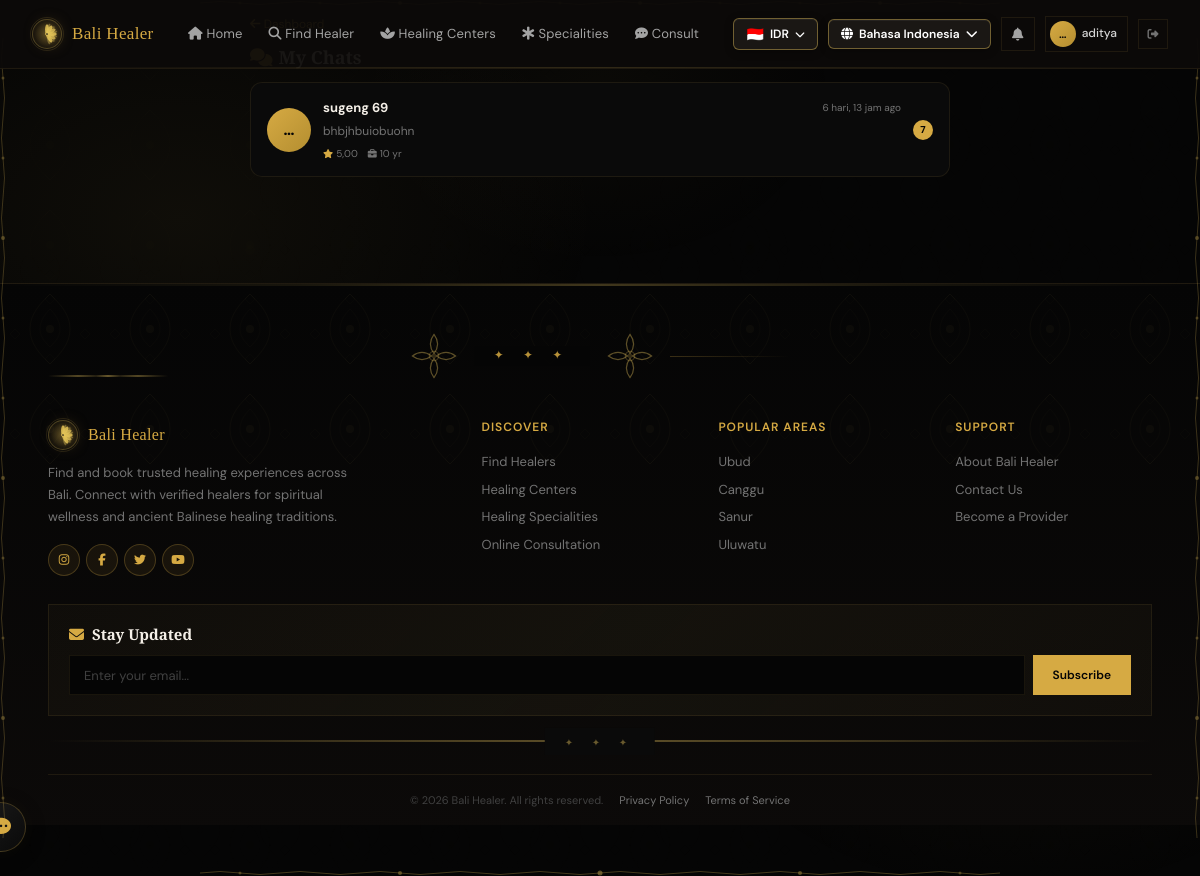
Screenshot of /id/dashboard/customer/chat/ (signed in) with the database file from the repository.
### healers/models.py (models this page shows, shortened)
class ChatRoom(models.Model):
    healer = models.ForeignKey(Healer, on_delete=models.CASCADE, related_name='chat_rooms')
    customer = models.ForeignKey(User, on_delete=models.CASCADE, related_name='chat_rooms')
    created_at = models.DateTimeField(auto_now_add=True)
    updated_at = models.DateTimeField(auto_now=True)
    objects = ChatRoomQuerySet.as_manager()
    class Meta:
        unique_together = ['healer', 'customer']
        ordering = ['-updated_at']

class Healer(models.Model):
    user = models.OneToOneField(User, on_delete=models.CASCADE, null=True, blank=True)
    name = models.CharField(max_length=200)
    slug = models.SlugField(unique=True, default=uuid.uuid1)
    category = models.ForeignKey(HealerCategory, on_delete=models.SET_NULL, null=True)
    bio = models.TextField()
    experience_years = models.PositiveIntegerField(default=0)
    photo = models.ImageField(upload_to='healer_photos/', blank=True, null=True)
    cover_photo = models.ImageField(upload_to='healer_covers/', blank=True, null=True)
    phone = models.CharField(max_length=20)
    email = models.EmailField(blank=True)
    address = models.TextField()
    price_idr = models.DecimalField(max_digits=12, decimal_places=2, default=0)
    rating = models.DecimalField(max_digits=3, decimal_places=2, default=5.0)
    is_available = models.BooleanField(default=True, db_index=True)
    specializations = models.TextField(blank=True, help_text='Pisahkan dengan koma')
    created_at = models.DateTimeField(auto_now_add=True)
    updated_at = models.DateTimeField(auto_now=True)
    class Meta:
        ordering = ['-rating', '-experience_years']

### accounts/views.py (the view)
# urls.py: path('dashboard/customer/chat/', views.customer_chat_list, name='customer_chat_list'),
@login_required
def customer_chat_list(request):
    last_msg_subquery = ChatMessage.objects.filter(
        room=OuterRef('pk')
    ).order_by('-created_at')
    rooms = ChatRoom.objects.filter(
        customer=request.user
    ).select_related('healer').annotate(
        _last_msg_id=Subquery(last_msg_subquery.values('id')[:1]),
        _last_msg_text=Subquery(last_msg_subquery.values('message')[:1]),
        _last_msg_time=Subquery(last_msg_subquery.values('created_at')[:1]),
        _unread_count=Count(
            'messages',
            filter=Q(messages__is_read=False) & ~Q(messages__sender=request.user)
        ),
    )
    room_data = []
    for room in rooms:
        room_data.append({
            'room': room,
            'last_message_text': getattr(room, '_last_msg_text', None),
            'last_message_time': getattr(room, '_last_msg_time', None),
            'unread': getattr(room, '_unread_count', 0),
        })
    return render(request, 'customer_chat_list.html', {'rooms': room_data})

### accounts/context_processors.py (called while the page is built)
def notification_context(request):
    if request.user.is_authenticated:
        unread_count = Notification.objects.filter(user=request.user, is_read=False).count()
        return {'global_unread_notifications': unread_count}
    return {'global_unread_notifications': 0}

### accounts/models.py (called while the page is built)
    @property
    def is_healer(self):
        return self.role == 'healer'

### templates/customer_chat_list.html (shortened to what this page needs)
{% extends "base.html" %}
{% load i18n %}
{% block content %}
<div class="section" style="padding-top:10px">
    <div style="max-width:700px;margin:0 auto">
        <a href="{% url 'customer_dashboard' %}" class="chat-back-link"> {% trans "Dashboard" %}</a>
        <h2 style="color:var(--fg);font-size:18px;margin-bottom:14px">{% trans "My Chats" %}</h2>
        {% for r in rooms %}
        <a href="{% url 'chat_with_healer' r.room.healer.id %}" class="chat-list-card">
            <div class="chat-list-avatar" style="background:linear-gradient(135deg,var(--gold),var(--gold-dark))">
                {{ r.room.healer.name|truncatechars:1 }}
            </div>
            <div class="chat-list-content">
                <div class="chat-list-top">
                    <strong>{{ r.room.healer.name }}</strong>
                    {% if r.last_message_time %}
                    <span class="chat-list-time">{{ r.last_message_time|timesince }} {% trans "ago" %}</span>
                    {% endif %}
                </div>
                {% if r.last_message_text %}
                <p class="chat-list-preview">
                    {{ r.last_message_text|truncatewords:12 }}
                </p>
                {% endif %}
                <div class="chat-list-meta">
                    <span><i class="fas fa-star" style="font-size:9px;color:var(--gold)"></i> {{ r.room.healer.rating }}</span>
                    <span><i class="fas fa-briefcase" style="font-size:9px"></i> {{ r.room.healer.experience_years }} {% trans "yr" %}</span>
                </div>
            </div>
            {% if r.unread > 0 %}
            <span class="chat-unread-badge">{{ r.unread }}</span>
            {% endif %}
        </a>
        {% endfor %}
    </div>
</div>
{% endblock %}

### templates/base.html (shortened to what this page needs)
{% load static %}
{% load i18n %}
<!DOCTYPE html>
<html lang="{{ LANGUAGE_CODE }}">
<head>
    <link rel="preload" href="https://cdnjs.cloudflare.com/ajax/libs/font-awesome/6.5.1/css/all.min.css" as="style" onload="this.onload=null;this.rel='stylesheet'">
    <link rel="stylesheet" href="{% static 'css/style.css' %}?v=12">
</head>
<body>
    <div class="batik-bg-layer batik-layer-1"></div>
    <div class="batik-bg-layer batik-layer-2"></div>
    <div class="batik-bg-layer batik-layer-3"></div>
    <div class="batik-bg-layer batik-layer-mandala" style="background-image:url('{% static 'images/mandala.svg' %}');"></div>
    <div class="batik-bg-glow"></div>
    <div class="global-batik-frame">
        <div class="global-frame-bottom"></div>
        <div class="global-frame-left"></div>
        <div class="global-frame-right"></div>
    </div>
    <header class="header" id="main-header">
        <div class="header-inner">
            <a href="{% url 'home' %}" class="nav-brand">
                <div class="nav-brand-icon"><img src="{% static 'images/lotus.svg' %}" alt="Bali Healer" style="width:100%;height:100%;object-fit:contain;filter:drop-shadow(0 0 8px rgba(214,170,67,0.5));"></div>
                <span>Bali Healer</span>
            </a>
            <nav class="nav-links">
                <a href="{% url 'home' %}" class="nav-link {% if request.resolver_match.url_name == 'home' %}active{% endif %}"><i class="fas fa-house"></i> {% trans "Home" %}</a>
                <a href="{% url 'healer_list' %}" class="nav-link "><i class="fas fa-search"></i> {% trans "Find Healer" %}</a>
                <a href="{% url 'center_list' %}" class="nav-link "><i class="fas fa-spa"></i> {% trans "Healing Centers" %}</a>
                <a href="{% url 'speciality_list' %}" class="nav-link {% if request.resolver_match.url_name == 'speciality_list' %}active{% endif %}"><i class="fas fa-star-of-life"></i> {% trans "Specialities" %}</a>
                <a href="{% url 'booking_track' %}" class="nav-link {% if request.resolver_match.url_name == 'booking_track' %}active{% endif %}"><i class="fas fa-comment-dots"></i> {% trans "Consult" %}</a>
            </nav>
            <div class="nav-right">
                {% get_current_language as CURRENT_LANGUAGE %}
                {% get_available_languages as AVAILABLE_LANGUAGES %}
                {% get_language_info_list for AVAILABLE_LANGUAGES as languages %}
                <div class="currency-switcher" id="currencySwitcher">
                    <button class="currency-switcher-btn">
                        <span class="currency-flag" id="currentCurrencyFlag">🇮🇩</span>
                        <span id="currentCurrencyCode">IDR</span>
                        <i class="fas fa-chevron-down"></i>
                    </button>
                </div>
                <div class="lang-switcher" id="langSwitcher">
                    <button class="lang-switcher-btn">
                        <i class="fas fa-globe"></i>
                        {% for lang in languages %}
                            {% if lang.code == CURRENT_LANGUAGE %}{{ lang.name_local }}{% endif %}
                        {% endfor %}
                        <i class="fas fa-chevron-down"></i>
                    </button>
                </div>
                {% if user.is_authenticated %}
                <button type="button" class="notif-bell-btn" id="notifBellBtn" title="{% trans 'Notifications' %}">
                    <i class="fas fa-bell"></i>
                </button>
                <a href="{% if user.profile.is_healer %}{% url 'healer_dashboard' %}{% else %}{% url 'customer_dashboard' %}{% endif %}" class="nav-user-link" title="{{ user.first_name|default:user.username }}">
                    <div class="nav-user-avatar">{{ user.first_name|default:user.username|truncatechars:1 }}</div>
                    <span class="nav-user-name">{{ user.first_name|default:user.username }}</span>
                </a>
                <a href="{% url 'logout' %}" class="nav-logout-btn" title="{% trans 'Logout' %}"><i class="fas fa-right-from-bracket"></i></a>
                {% else %}
                <a href="{% url 'login' %}" class="nav-link"><i class="fas fa-right-to-bracket"></i> {% trans "Login" %}</a>
                <a href="{% url 'register_choose' %}" class="btn-find"><i class="fas fa-user-plus"></i> {% trans "Register" %}</a>
                {% endif %}
            </div>
        </div>
    </header>
    <main class="batik-main">
        <div class="main-sacred-right"></div>
        {% block content %}{% endblock %}
    </main>
    <footer class="footer">
        <div class="container">
            <div class="section-divider bali-divider" style="padding-top:0">
                <div class="bali-divider-ornament"></div>
                <span class="divider-icon">&#10022; &#10022; &#10022;</span>
                <div class="bali-divider-ornament"></div>
            </div>
            <div class="footer-grid">
                <div class="footer-brand">
                    <a href="{% url 'home' %}" class="nav-brand" style="font-size:16px">
                        <div class="nav-brand-icon"><img src="{% static 'images/lotus.svg' %}" alt="Bali Healer" style="width:100%;height:100%;object-fit:contain;filter:drop-shadow(0 0 8px rgba(214,170,67,0.5));"></div>
                        <span>Bali Healer</span>
                    </a>
                    <p>{% trans "Find and book trusted healing experiences across Bali. Connect with verified healers for spiritual wellness and ancient Balinese healing traditions." %}</p>
                    <div class="footer-social">
                        <a href="#"><i class="fab fa-instagram"></i></a>
                        <a href="#"><i class="fab fa-facebook-f"></i></a>
                        <a href="#"><i class="fab fa-twitter"></i></a>
                        <a href="#"><i class="fab fa-youtube"></i></a>
                    </div>
                </div>
                <div class="footer-col">
                    <h4>{% trans "Discover" %}</h4>
                    <a href="{% url 'healer_list' %}">{% trans "Find Healers" %}</a>
                    <a href="{% url 'center_list' %}">{% trans "Healing Centers" %}</a>
                    <a href="{% url 'speciality_list' %}">{% trans "Healing Specialities" %}</a>
                    <a href="{% url 'booking_track' %}">{% trans "Online Consultation" %}</a>
                </div>
                <div class="footer-col">
                    <h4>{% trans "Popular Areas" %}</h4>
                    <a href="{% url 'healer_list' %}?q=Ubud">Ubud</a>
                    <a href="{% url 'healer_list' %}?q=Canggu">Canggu</a>
                    <a href="{% url 'healer_list' %}?q=Sanur">Sanur</a>
                    <a href="{% url 'healer_list' %}?q=Uluwatu">Uluwatu</a>
                </div>
                <div class="footer-col">
                    <h4>{% trans "Support" %}</h4>
                    <a href="#">{% trans "About Bali Healer" %}</a>
                    <a href="#">{% trans "Contact Us" %}</a>
                    <a href="#">{% trans "Become a Provider" %}</a>
                </div>
            </div>
            <div class="footer-newsletter">
                <h4><i class="fas fa-envelope" style="color:var(--gold)"></i> {% trans "Stay Updated" %}</h4>
                <div class="newsletter-form">
                    <input type="email" class="newsletter-input" placeholder="{% trans 'Enter your email...' %}">
                    <button class="newsletter-btn">{% trans "Subscribe" %}</button>
                </div>
            </div>
            <div style="position:relative;margin:24px 0 0;text-align:center">
                <div style="position:absolute;top:50%;left:50%;transform:translate(-50%,-50%);background:var(--bg-card);padding:0 20px">
                    <span style="color:rgba(200,169,81,0.5);font-size:10px;letter-spacing:8px">&#10022; &#10022; &#10022;</span>
                </div>
            </div>
            <div class="footer-bottom">
                <span>&copy; 2026 Bali Healer. {% trans "All rights reserved." %}</span>
                <a href="#">{% trans "Privacy Policy" %}</a>
                <a href="#">{% trans "Terms of Service" %}</a>
            </div>
        </div>
    </footer>
    <button class="chat-fab">
        <i class="fas fa-comment-dots"></i>
    </button>
</body>
</html>

### templates/base.html (style rules this page uses)
.lang-switcher { position: relative; display: none; }
@media (min-width: 1024px) { .lang-switcher { display: inline-block; } }
.lang-switcher-btn { background: #1a1714; border: 1px solid rgba(200,169,81,0.5); color: #ffffff; padding: 6px 12px; border-radius: var(--radius-sm); cursor: pointer; font-size: 12px; display: flex; align-items: center; gap: 6px; transition: all 0.2s; font-family: 'DM Sans', sans-serif; font-weight: 600; box-shadow: 0 2px 8px rgba(0,0,0,0.3), inset 0 1px 0 rgba(255,255,255,0.05); }
.lang-switcher-btn i { font-size: 12px; }
.currency-switcher { position: relative; display: none; }
@media (min-width: 1024px) { .currency-switcher { display: inline-block; } }
.currency-switcher-btn { background: #1a1714; border: 1px solid rgba(200,169,81,0.5); color: #ffffff; padding: 6px 12px; border-radius: var(--radius-sm); cursor: pointer; font-size: 12px; display: flex; align-items: center; gap: 6px; transition: all 0.2s; font-family: 'DM Sans', sans-serif; font-weight: 600; box-shadow: 0 2px 8px rgba(0,0,0,0.3), inset 0 1px 0 rgba(255,255,255,0.05); }
.currency-switcher-btn .currency-flag { font-size: 14px; }
.currency-switcher-btn i { font-size: 10px; }
.notif-bell-btn { display: none; align-items: center; justify-content: center; width: 34px; height: 34px; border-radius: var(--radius-full); background: transparent; border: 1px solid var(--border); color: var(--stone-400); font-size: 13px; transition: all 0.2s; position: relative; cursor: pointer; flex-shrink: 0; padding: 0; }
@media (min-width: 640px) { .notif-bell-btn { display: flex; } }

### rows the page displays
ChatRoom: room.healer.name "…", room.healer.name "sugeng 69", last_message_time "6 hari, 13 jam", last_message_text "bhbjhbuiobuohn", room.healer.rating "5,00", room.healer.experience_years "10", unread "7"

### other values shown
{{ lang.name_local }} "Bahasa Indonesia"
{{ user.first_name|default:user.username|truncatechars:1 }} "…"
{{ user.first_name|default:user.username }} "aditya"
